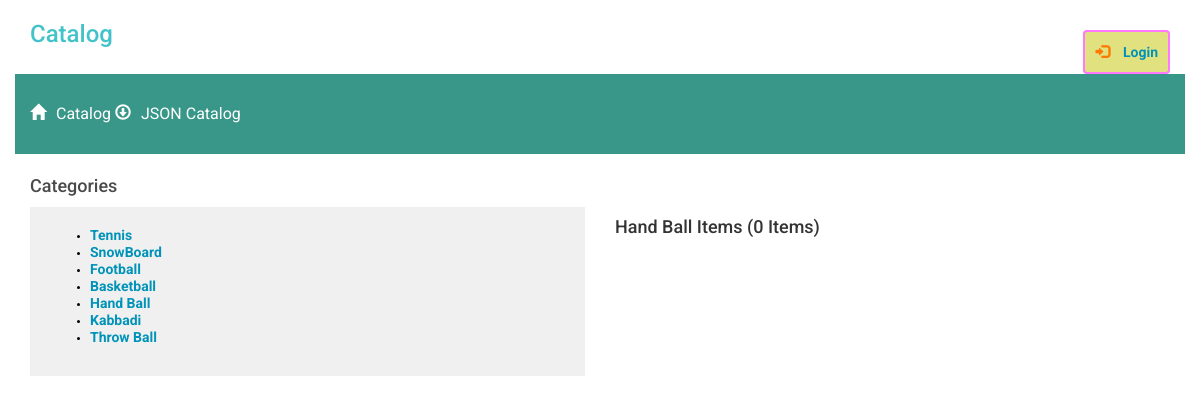
/catalog/5/items, run on the app's committed database.
### models.py (models this page shows, shortened)
class Category(Base):
    __tablename__ = 'category'
    id = Column(Integer, primary_key=True)
    name = Column(String(40),index=True)
    user_id=Column(Integer,ForeignKey('user.id'))
    user = relationship('User')

### application.py (the view)
@app.route('/catalog/<int:catid>/items',methods=['GET'])
def items(catid):
    category = session.query(Category).filter_by(id = catid).one()
    categories = session.query(Category).all()
    items = session.query(Item).filter_by(cat_id=catid).all()
    catItemsCount = session.query(Item).filter_by(cat_id=catid).count()
    return render_template('items.html', \
        categories = categories, category = category, \
        items = items,catItemsCount = catItemsCount)

### templates/items.html (shortened to what this page needs)
{% extends "main.html" %}
{% block content %}
{% include "header.html" %}
	<h3>Categories</h3>
	<form action="{{url_for('items',catid = category.id)}}" method = 'get'>
	<div class="row">
		<div class="col-md-6">
			<div class="catalog-list">
					<ul>
					{% for cats in categories %}
					<li>
						<a href ="{{url_for('items',catid=cats.id)}}" class="hover" > {{cats.name}} </a>
					</li>
					{% endfor %}
					</ul>
				</form>
			</div>
		<div class="col-md-6">
			<h4>{{category.name}} Items ({{catItemsCount}} Items)</h4>
	</div>
{% endblock %}

### static/styles.css (style rules this page uses)
* { font-family: "Helvetica Neue Bold", Roboto, Helvetica, Arial, sans-serif; font-weight: 700; }
h3 { font-size: 18px; color: #4A4A4A; line-height: 23px; }
a { font-size: 14px; color: #0093B9; line-height: 17px; }
ul { font-size: 14px; color: #009839; line-height: 17px; }
li { font-size: 10px; color: #020202; line-height: 12px; }
.catalog-list { background-color: #F0F0F0; padding: 20px; }

### data on the page
Category: name "Tennis"
Category: name "SnowBoard"
Category: name "Football"
Category: name "Basketball"
Category: name "Hand Ball"
Category: name "Kabbadi"
Category: name "Throw Ball"

### other printed values
{{ catItemsCount }} "0"
